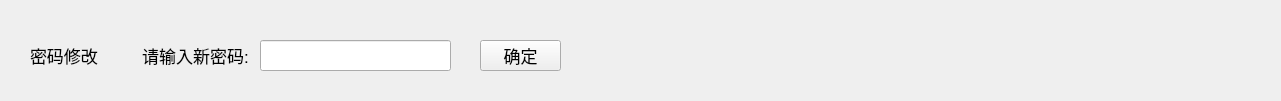
   <widget class="QWidget" name="PasswordChange" native="true">
    <property name="geometry">
     <rect>
      <x>0</x>
      <y>310</y>
      <width>1281</width>
      <height>101</height>
     </rect>
    </property>
    <widget class="QLabel" name="password_change_title">
     <property name="geometry">
      <rect>
       <x>30</x>
       <y>40</y>
       <width>80</width>
       <height>30</height>
      </rect>
     </property>
     <property name="font">
      <font>
       <pointsize>13</pointsize>
      </font>
     </property>
     <property name="text">
      <string>密码修改</string>
     </property>
    </widget>
    <widget class="QLabel" name="password_change_label">
     <property name="geometry">
      <rect>
       <x>140</x>
       <y>40</y>
       <width>111</width>
       <height>30</height>
      </rect>
     </property>
     <property name="font">
      <font>
       <pointsize>13</pointsize>
      </font>
     </property>
     <property name="text">
      <string>请输入新密码:</string>
     </property>
     <property name="alignment">
      <set>Qt::AlignCenter</set>
     </property>
    </widget>
    <widget class="QLineEdit" name="password_change_lineEdit">
     <property name="geometry">
      <rect>
       <x>260</x>
       <y>40</y>
       <width>191</width>
       <height>31</height>
      </rect>
     </property>
     <property name="font">
      <font>
       <pointsize>13</pointsize>
      </font>
     </property>
     <property name="focusPolicy">
      <enum>Qt::ClickFocus</enum>
     </property>
    </widget>
    <widget class="QPushButton" name="confirm_pushButton">
     <property name="geometry">
      <rect>
       <x>480</x>
       <y>40</y>
       <width>81</width>
       <height>31</height>
      </rect>
     </property>
     <property name="font">
      <font>
       <pointsize>13</pointsize>
      </font>
     </property>
     <property name="text">
      <string>确定</string>
     </property>
    </widget>
   </widget>
